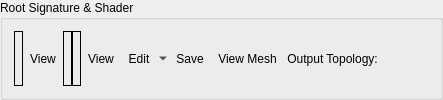
        <widget class="QGroupBox" name="msShaderGroup">
         <property name="sizePolicy">
          <sizepolicy hsizetype="Preferred" vsizetype="Minimum">
           <horstretch>0</horstretch>
           <verstretch>0</verstretch>
          </sizepolicy>
         </property>
         <property name="title">
          <string>Root Signature &amp;&amp; Shader</string>
         </property>
         <layout class="QHBoxLayout" name="msHorizontalLayout1">
          <property name="spacing">
           <number>0</number>
          </property>
          <item>
           <widget class="RDLabel" name="msRootSig">
            <property name="frameShape">
             <enum>QFrame::Box</enum>
            </property>
           </widget>
          </item>
          <item>
           <widget class="QToolButton" name="msRootSigButton">
            <property name="cursor">
             <cursorShape>PointingHandCursor</cursorShape>
            </property>
            <property name="toolTip">
             <string>Open Root Signature View</string>
            </property>
            <property name="text">
             <string>View</string>
            </property>
            <property name="icon">
             <iconset resource="../../Resources/resources.qrc">
              <normaloff>:/action.png</normaloff>:/action.png</iconset>
            </property>
            <property name="toolButtonStyle">
             <enum>Qt::ToolButtonTextBesideIcon</enum>
            </property>
            <property name="autoRaise">
             <bool>true</bool>
            </property>
           </widget>
          </item>
          <item>
           <widget class="RDLabel" name="msPipeline">
            <property name="sizePolicy">
             <sizepolicy hsizetype="Minimum" vsizetype="MinimumExpanding">
              <horstretch>0</horstretch>
              <verstretch>0</verstretch>
             </sizepolicy>
            </property>
            <property name="frameShape">
             <enum>QFrame::Box</enum>
            </property>
           </widget>
          </item>
          <item>
           <widget class="RDLabel" name="msShader">
            <property name="sizePolicy">
             <sizepolicy hsizetype="Minimum" vsizetype="MinimumExpanding">
              <horstretch>0</horstretch>
              <verstretch>0</verstretch>
             </sizepolicy>
            </property>
            <property name="frameShape">
             <enum>QFrame::Box</enum>
            </property>
           </widget>
          </item>
          <item>
           <widget class="QToolButton" name="msShaderViewButton">
            <property name="cursor">
             <cursorShape>PointingHandCursor</cursorShape>
            </property>
            <property name="toolTip">
             <string>Open Shader Source</string>
            </property>
            <property name="text">
             <string>View</string>
            </property>
            <property name="icon">
             <iconset resource="../../Resources/resources.qrc">
              <normaloff>:/action.png</normaloff>:/action.png</iconset>
            </property>
            <property name="toolButtonStyle">
             <enum>Qt::ToolButtonTextBesideIcon</enum>
            </property>
            <property name="autoRaise">
             <bool>true</bool>
            </property>
           </widget>
          </item>
          <item>
           <widget class="QToolButton" name="msShaderEditButton">
            <property name="toolTip">
             <string>Edit Shader</string>
            </property>
            <property name="text">
             <string>Edit</string>
            </property>
            <property name="rdIcon" stdset="0">
             <string>page_white_edit</string>
            </property>
            <property name="popupMode">
             <enum>QToolButton::MenuButtonPopup</enum>
            </property>
            <property name="toolButtonStyle">
             <enum>Qt::ToolButtonTextBesideIcon</enum>
            </property>
            <property name="autoRaise">
             <bool>true</bool>
            </property>
           </widget>
          </item>
          <item>
           <widget class="QToolButton" name="msShaderSaveButton">
            <property name="toolTip">
             <string>Save Shader DXBC</string>
            </property>
            <property name="text">
             <string>Save</string>
            </property>
            <property name="rdIcon" stdset="0">
             <string>save</string>
            </property>
            <property name="toolButtonStyle">
             <enum>Qt::ToolButtonTextBesideIcon</enum>
            </property>
            <property name="autoRaise">
             <bool>true</bool>
            </property>
           </widget>
          </item>
          <item>
           <widget class="QToolButton" name="msMeshButton">
            <property name="toolTip">
             <string>View Mesh</string>
            </property>
            <property name="text">
             <string>View Mesh</string>
            </property>
            <property name="rdIcon" stdset="0">
             <string>draw_vertex</string>
            </property>
            <property name="toolButtonStyle">
             <enum>Qt::ToolButtonTextBesideIcon</enum>
            </property>
            <property name="autoRaise">
             <bool>true</bool>
            </property>
           </widget>
          </item>
          <item>
           <widget class="QLabel" name="msTopoLabel">
            <property name="text">
             <string> Output Topology: </string>
            </property>
           </widget>
          </item>
          <item>
           <widget class="QLabel" name="msTopology">
            <property name="text">
             <string/>
            </property>
           </widget>
          </item>
          <item>
           <spacer name="msHorizontalSpacer1">
            <property name="orientation">
             <enum>Qt::Horizontal</enum>
            </property>
            <property name="sizeHint" stdset="0">
             <size>
              <width>40</width>
              <height>20</height>
             </size>
            </property>
           </spacer>
          </item>
         </layout>
        </widget>
